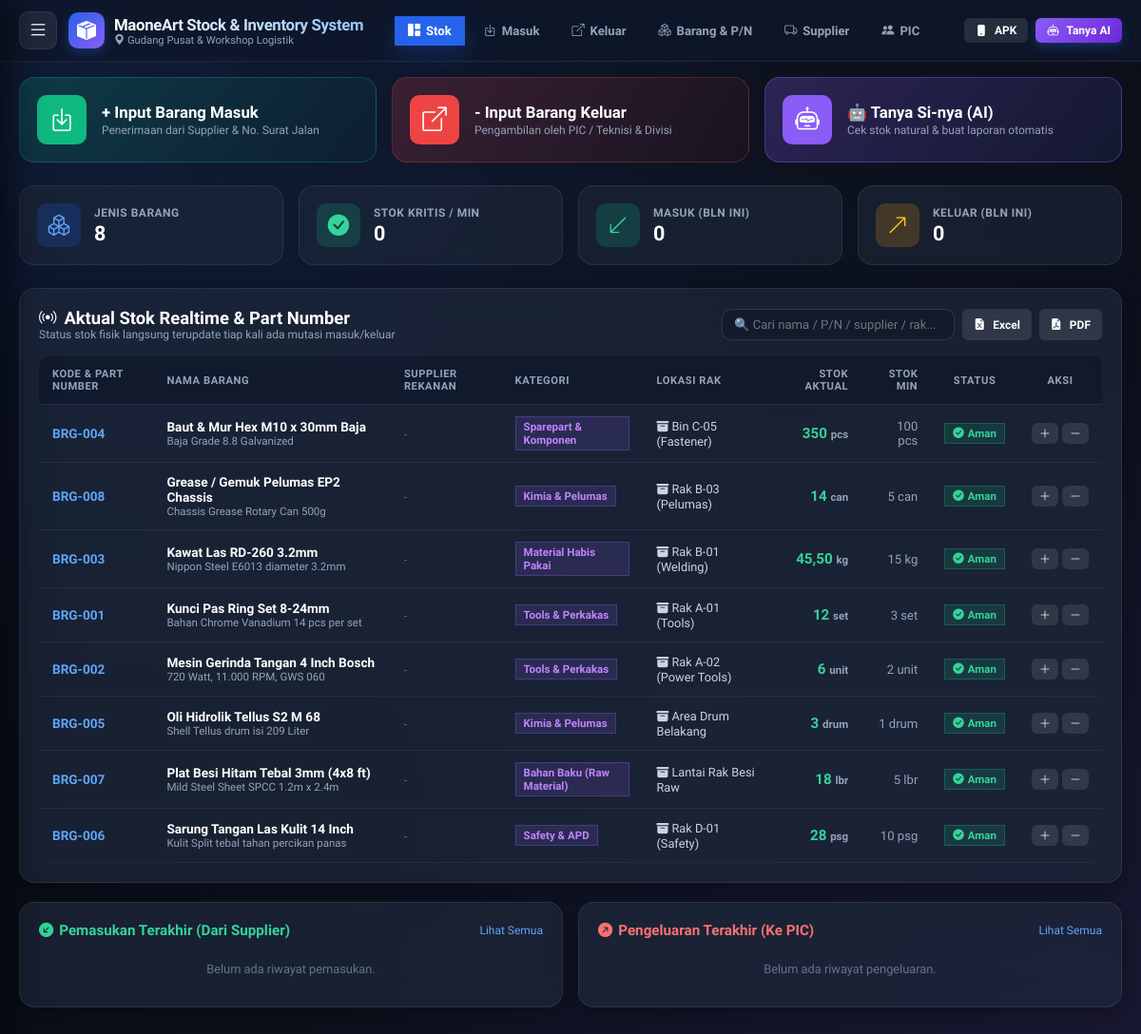
The page / on the database its author committed.
### tables this page shows
CREATE TABLE IF NOT EXISTS app_settings (
    key_name VARCHAR(100) PRIMARY KEY,
    key_value TEXT,
    updated_at TIMESTAMP DEFAULT CURRENT_TIMESTAMP ON UPDATE CURRENT_TIMESTAMP
);

CREATE TABLE IF NOT EXISTS barang (
    id INT AUTO_INCREMENT PRIMARY KEY,
    kode_barang VARCHAR(50) NOT NULL UNIQUE,
    barcode VARCHAR(100),
    part_number VARCHAR(100),
    nama_barang VARCHAR(200) NOT NULL,
    id_kategori INT NOT NULL,
    id_supplier INT,
    id_satuan INT NOT NULL,
    stok_saat_ini DECIMAL(12,2) NOT NULL DEFAULT 0.00,
    stok_minimum DECIMAL(12,2) NOT NULL DEFAULT 5.00,
    lokasi_rak VARCHAR(100) DEFAULT 'Rak Umum',
    spesifikasi TEXT,
    foto VARCHAR(255) DEFAULT 'default_item.png',
    created_at TIMESTAMP DEFAULT CURRENT_TIMESTAMP,
    updated_at TIMESTAMP DEFAULT CURRENT_TIMESTAMP ON UPDATE CURRENT_TIMESTAMP,
    FOREIGN KEY (id_kategori) REFERENCES kategori(id) ON DELETE RESTRICT,
    FOREIGN KEY (id_supplier) REFERENCES supplier(id) ON DELETE SET NULL,
    FOREIGN KEY (id_satuan) REFERENCES satuan(id) ON DELETE RESTRICT
);

CREATE TABLE IF NOT EXISTS kategori (
    id INT AUTO_INCREMENT PRIMARY KEY,
    nama_kategori VARCHAR(100) NOT NULL,
    deskripsi TEXT,
    created_at TIMESTAMP DEFAULT CURRENT_TIMESTAMP
);

CREATE TABLE IF NOT EXISTS satuan (
    id INT AUTO_INCREMENT PRIMARY KEY,
    nama_satuan VARCHAR(50) NOT NULL,
    singkatan VARCHAR(20) NOT NULL,
    kategori ENUM('unit', 'berat', 'volume', 'panjang', 'kemasan', 'lainnya') DEFAULT 'unit',
    created_at TIMESTAMP DEFAULT CURRENT_TIMESTAMP
);

### index.php (the view, shortened to what the rows shown need)
<?php
require_once __DIR__ . '/includes/header.php';
try {
    $stmtBarang = $pdo->query("
        SELECT b.*, k.nama_kategori, s.nama_satuan, s.singkatan, sup.nama_supplier
        FROM barang b
        LEFT JOIN kategori k ON b.id_kategori = k.id
        LEFT JOIN satuan s ON b.id_satuan = s.id
        LEFT JOIN supplier sup ON b.id_supplier = sup.id
        ORDER BY (b.stok_saat_ini <= b.stok_minimum) DESC, b.nama_barang ASC
    ");
    $listBarang = $stmtBarang->fetchAll();
} catch (Exception $e) {
    $errorMsg = $e->getMessage();
}
?>
<div class="glass-card">
  <div style="display: flex; flex-wrap: wrap; justify-content: space-between; align-items: center; gap: 12px; margin-bottom: 16px;">
    <div>
      <h2 style="font-size: 1.15rem; font-weight: 800; color: #ffffff; display: flex; align-items: center; gap: 8px;">
        <i class="bi bi-broadcast text-primary"></i> Aktual Stok Realtime & Part Number
      </h2>
    </div>
  </div>
  <div class="table-responsive">
    <table class="modern-table">
      <thead>
        <tr>
          <th>Kode & Part Number</th>
          <th>Nama Barang</th>
          <th>Supplier Rekanan</th>
          <th>Kategori</th>
          <th>Lokasi Rak</th>
          <th style="text-align: right;">Stok Aktual</th>
          <th style="text-align: right;">Stok Min</th>
          <th style="text-align: center;">Status</th>
          <th style="text-align: center;">Aksi</th>
        </tr>
      </thead>
      <tbody>
        <?php if (!empty($listBarang)): ?>
          <?php foreach ($listBarang as $b):
            $isCritical = $b['stok_saat_ini'] <= $b['stok_minimum'];
            $isZero = $b['stok_saat_ini'] <= 0;
          ?>
            <tr>
              <td>
                <strong style="color: #60a5fa;"><?= htmlspecialchars($b['kode_barang']) ?></strong>
              </td>
              <td>
                <div style="font-weight: 700; color: #ffffff;"><?= htmlspecialchars($b['nama_barang']) ?></div>
                <?php if ($b['spesifikasi']): ?>
                  <div style="font-size: 0.72rem; color: var(--text-muted); max-width: 240px; white-space: nowrap; overflow: hidden; text-overflow: ellipsis;"><?= htmlspecialchars($b['spesifikasi']) ?></div>
                <?php endif; ?>
              </td>
              <td>
                <?php if ($b['nama_supplier']): ?>
                  <span class="badge badge-success"><i class="bi bi-truck"></i> <?= htmlspecialchars($b['nama_supplier']) ?></span>
                <?php else: ?>
                  <span style="font-size: 0.72rem; color: var(--text-dim);">-</span>
                <?php endif; ?>
              </td>
              <td>
                <span class="badge badge-purple"><?= htmlspecialchars($b['nama_kategori'] ?? 'Umum') ?></span>
              </td>
              <td>
                <span style="font-size: 0.8rem; color: #cbd5e1;"><i class="bi bi-archive-fill text-dim"></i> <?= htmlspecialchars($b['lokasi_rak'] ?? '-') ?></span>
              </td>
              <td style="text-align: right; font-weight: 800; font-size: 0.95rem; <?= $isCritical ? 'color: #f87171;' : 'color: #34d399;' ?>">
                <?= formatStok($b['stok_saat_ini']) ?> <span style="font-size: 0.72rem; font-weight: 600; color: var(--text-muted);"><?= htmlspecialchars($b['singkatan'] ?? 'pcs') ?></span>
              </td>
              <td style="text-align: right; font-size: 0.82rem; color: var(--text-muted);">
                <?= formatStok($b['stok_minimum']) ?> <?= htmlspecialchars($b['singkatan'] ?? 'pcs') ?>
              </td>
              <td style="text-align: center;">
                <?php if ($isZero): ?>
                  <span class="badge badge-danger"><i class="bi bi-x-circle-fill"></i> Habis</span>
                <?php elseif ($isCritical): ?>
                  <span class="badge badge-warning"><i class="bi bi-exclamation-circle-fill"></i> Menipis</span>
                <?php else: ?>
                  <span class="badge badge-success"><i class="bi bi-check-circle-fill"></i> Aman</span>
                <?php endif; ?>
              </td>
              <td style="text-align: center;">
                <div style="display: inline-flex; gap: 4px;">
                  <a href="masuk.php?id_barang=<?= $b['id'] ?>" class="btn btn-secondary btn-sm" title="Tambah Stok (In)" style="padding: 4px 8px;">
                    <i class="bi bi-plus-lg text-success"></i>
                  </a>
                  <a href="keluar.php?id_barang=<?= $b['id'] ?>" class="btn btn-secondary btn-sm" title="Keluarkan Barang (Out)" style="padding: 4px 8px;">
                    <i class="bi bi-dash-lg text-danger"></i>
                  </a>
                </div>
              </td>
            </tr>
          <?php endforeach; ?>
        <?php endif; ?>
      </tbody>
    </table>
  </div>
</div>
<?php require_once __DIR__ . '/includes/footer.php'; ?>

### includes/header.php (shortened to what the rows shown need)
<?php
require_once __DIR__ . '/../config/database.php';
$appName = getSetting('nama_aplikasi', 'MaoneArt Stock & Inventory');
$namaGudang = getSetting('nama_gudang', 'Gudang Pusat');
?>
<!DOCTYPE html>
<html lang="id">
<head>
  <link rel="stylesheet" href="https://cdn.jsdelivr.net/npm/bootstrap-icons@1.11.3/font/bootstrap-icons.min.css">
  <link rel="stylesheet" href="assets/css/style.css">
</head>
<body>
<header class="top-navbar">
  <div class="top-nav-inner">
    <div style="display: flex; align-items: center; gap: 12px;">
      <a href="index.php" class="brand-badge">
        <div class="brand-text">
          <h1><?= htmlspecialchars($appName) ?></h1>
          <p><i class="bi bi-geo-alt-fill text-primary"></i> <?= htmlspecialchars($namaGudang) ?></p>
        </div>
      </a>
    </div>
  </div>
</header>
<main class="main-wrapper">

### rows shown on the page
app_settings: key_value "MaoneArt Stock & Inventory System"
app_settings: key_value "Gudang Pusat & Workshop Logistik"
barang: kode_barang "BRG-004", nama_barang "Baut & Mur Hex M10 x 30mm Baja", spesifikasi "Baja Grade 8.8 Galvanized", id_kategori.nama_kategori "Sparepart & Komponen", lokasi_rak "Bin C-05 (Fastener)", stok_saat_ini "350", id_satuan.singkatan "pcs", stok_minimum "100", shows "Aman"
barang: kode_barang "BRG-008", nama_barang "Grease / Gemuk Pelumas EP2 Chassis", spesifikasi "Chassis Grease Rotary Can 500g", id_kategori.nama_kategori "Kimia & Pelumas", lokasi_rak "Rak B-03 (Pelumas)", stok_saat_ini "14", id_satuan.singkatan "can", stok_minimum "5", shows "Aman"
barang: kode_barang "BRG-003", nama_barang "Kawat Las RD-260 3.2mm", spesifikasi "Nippon Steel E6013 diameter 3.2mm", id_kategori.nama_kategori "Material Habis Pakai", lokasi_rak "Rak B-01 (Welding)", stok_saat_ini "45,50", id_satuan.singkatan "kg", stok_minimum "15", shows "Aman"
barang: kode_barang "BRG-001", nama_barang "Kunci Pas Ring Set 8-24mm", spesifikasi "Bahan Chrome Vanadium 14 pcs per set", id_kategori.nama_kategori "Tools & Perkakas", lokasi_rak "Rak A-01 (Tools)", stok_saat_ini "12", id_satuan.singkatan "set", stok_minimum "3", shows "Aman"
barang: kode_barang "BRG-002", nama_barang "Mesin Gerinda Tangan 4 Inch Bosch", spesifikasi "720 Watt, 11.000 RPM, GWS 060", id_kategori.nama_kategori "Tools & Perkakas", lokasi_rak "Rak A-02 (Power Tools)", stok_saat_ini "6", id_satuan.singkatan "unit", stok_minimum "2", shows "Aman"
barang: kode_barang "BRG-005", nama_barang "Oli Hidrolik Tellus S2 M 68", spesifikasi "Shell Tellus drum isi 209 Liter", id_kategori.nama_kategori "Kimia & Pelumas", lokasi_rak "Area Drum Belakang", stok_saat_ini "3", id_satuan.singkatan "drum", stok_minimum "1", shows "Aman"
barang: kode_barang "BRG-007", nama_barang "Plat Besi Hitam Tebal 3mm (4x8 ft)", spesifikasi "Mild Steel Sheet SPCC 1.2m x 2.4m", id_kategori.nama_kategori "Bahan Baku (Raw Material)", lokasi_rak "Lantai Rak Besi Raw", stok_saat_ini "18", id_satuan.singkatan "lbr", stok_minimum "5", shows "Aman"
barang: kode_barang "BRG-006", nama_barang "Sarung Tangan Las Kulit 14 Inch", spesifikasi "Kulit Split tebal tahan percikan panas", id_kategori.nama_kategori "Safety & APD", lokasi_rak "Rak D-01 (Safety)", stok_saat_ini "28", id_satuan.singkatan "psg", stok_minimum "10", shows "Aman"

### other values the page prints
$totalBarang "8"
$totalKritis "0"
formatStok($masukBulanIni) "0"
formatStok($keluarBulanIni) "0"
